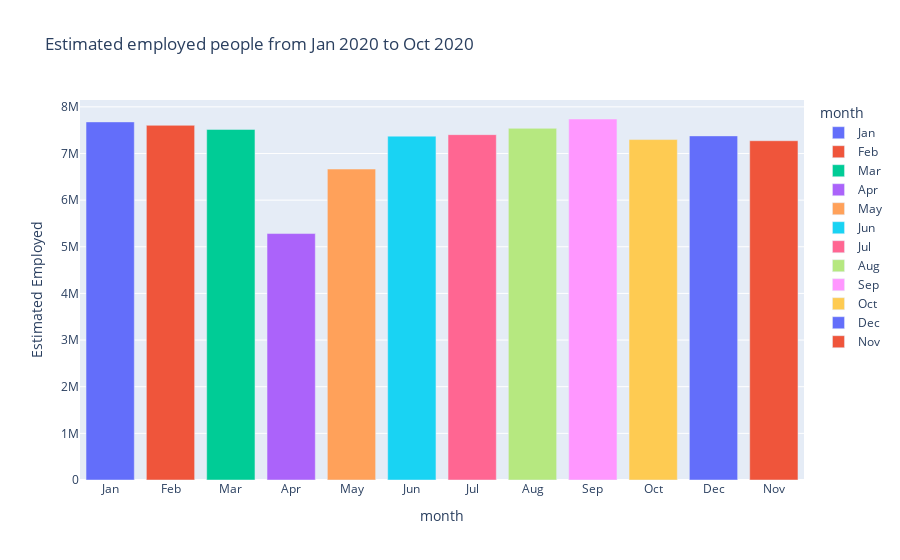

Here is the notebook cell this chart was saved with:
### Code cell
#Bar plot of estimated employed citizen in every month

import plotly.express as px
fig = px.bar(data,x='month',y=' Estimated Employed',color='month',
            category_orders ={'month':['Jan','Feb','Mar','Apr','May','Jun','Jul','Aug','Sep','Oct']},
            title='Estimated employed people from Jan 2020 to Oct 2020')
fig.show()

### Figure 1 — Plotly figure (JSON) as saved in the notebook; plotly's stock layout.template omitted (floating-point values rounded to 4 significant figures)
{"data": [{"alignmentgroup": "True", "hovertemplate": "month=%{x}<br> Estimated Employed=%{y}<extra></extra>", "legendgroup": "Jan", "marker": {"color": "#636efa", "pattern": {"shape": ""}}, "name": "Jan", "offsetgroup": "Jan", "orientation": "v", "showlegend": true, "textposition": "auto", "type": "bar", "x": ["Jan"], "xaxis": "x", "y": [7677000.0], "yaxis": "y"}, {"alignmentgroup": "True", "hovertemplate": "month=%{x}<br> Estimated Employed=%{y}<extra></extra>", "legendgroup": "Feb", "marker": {"color": "#EF553B", "pattern": {"shape": ""}}, "name": "Feb", "offsetgroup": "Feb", "orientation": "v", "showlegend": true, "textposition": "auto", "type": "bar", "x": ["Feb"], "xaxis": "x", "y": [7604000.0], "yaxis": "y"}, {"alignmentgroup": "True", "hovertemplate": "month=%{x}<br> Estimated Employed=%{y}<extra></extra>", "legendgroup": "Mar", "marker": {"color": "#00cc96", "pattern": {"shape": ""}}, "name": "Mar", "offsetgroup": "Mar", "orientation": "v", "showlegend": true, "textposition": "auto", "type": "bar", "x": ["Mar"], "xaxis": "x", "y": [7517000.0], "yaxis": "y"}, {"alignmentgroup": "True", "hovertemplate": "month=%{x}<br> Estimated Employed=%{y}<extra></extra>", "legendgroup": "Apr", "marker": {"color": "#ab63fa", "pattern": {"shape": ""}}, "name": "Apr", "offsetgroup": "Apr", "orientation": "v", "showlegend": true, "textposition": "auto", "type": "bar", "x": ["Apr"], "xaxis": "x", "y": [5283000.0], "yaxis": "y"}, {"alignmentgroup": "True", "hovertemplate": "month=%{x}<br> Estimated Employed=%{y}<extra></extra>", "legendgroup": "May", "marker": {"color": "#FFA15A", "pattern": {"shape": ""}}, "name": "May", "offsetgroup": "May", "orientation": "v", "showlegend": true, "textposition": "auto", "type": "bar", "x": ["May"], "xaxis": "x", "y": [6667000.0], "yaxis": "y"}, {"alignmentgroup": "True", "hovertemplate": "month=%{x}<br> Estimated Employed=%{y}<extra></extra>", "legendgroup": "Jun", "marker": {"color": "#19d3f3", "pattern": {"shape": ""}}, "name": "Jun", "offsetgroup": "Jun", "orientation": "v", "showlegend": true, "textposition": "auto", "type": "bar", "x": ["Jun"], "xaxis": "x", "y": [7372000.0], "yaxis": "y"}, {"alignmentgroup": "True", "hovertemplate": "month=%{x}<br> Estimated Employed=%{y}<extra></extra>", "legendgroup": "Jul", "marker": {"color": "#FF6692", "pattern": {"shape": ""}}, "name": "Jul", "offsetgroup": "Jul", "orientation": "v", "showlegend": true, "textposition": "auto", "type": "bar", "x": ["Jul"], "xaxis": "x", "y": [7404000.0], "yaxis": "y"}, {"alignmentgroup": "True", "hovertemplate": "month=%{x}<br> Estimated Employed=%{y}<extra></extra>", "legendgroup": "Aug", "marker": {"color": "#B6E880", "pattern": {"shape": ""}}, "name": "Aug", "offsetgroup": "Aug", "orientation": "v", "showlegend": true, "textposition": "auto", "type": "bar", "x": ["Aug"], "xaxis": "x", "y": [7540000.0], "yaxis": "y"}, {"alignmentgroup": "True", "hovertemplate": "month=%{x}<br> Estimated Employed=%{y}<extra></extra>", "legendgroup": "Sep", "marker": {"color": "#FF97FF", "pattern": {"shape": ""}}, "name": "Sep", "offsetgroup": "Sep", "orientation": "v", "showlegend": true, "textposition": "auto", "type": "bar", "x": ["Sep"], "xaxis": "x", "y": [7739000.0], "yaxis": "y"}, {"alignmentgroup": "True", "hovertemplate": "month=%{x}<br> Estimated Employed=%{y}<extra></extra>", "legendgroup": "Oct", "marker": {"color": "#FECB52", "pattern": {"shape": ""}}, "name": "Oct", "offsetgroup": "Oct", "orientation": "v", "showlegend": true, "textposition": "auto", "type": "bar", "x": ["Oct"], "xaxis": "x", "y": [7298000.0], "yaxis": "y"}, {"alignmentgroup": "True", "hovertemplate": "month=%{x}<br> Estimated Employed=%{y}<extra></extra>", "legendgroup": "Dec", "marker": {"color": "#636efa", "pattern": {"shape": ""}}, "name": "Dec", "offsetgroup": "Dec", "orientation": "v", "showlegend": true, "textposition": "auto", "type": "bar", "x": ["Dec"], "xaxis": "x", "y": [7377000.0], "yaxis": "y"}, {"alignmentgroup": "True", "hovertemplate": "month=%{x}<br> Estimated Employed=%{y}<extra></extra>", "legendgroup": "Nov", "marker": {"color": "#EF553B", "pattern": {"shape": ""}}, "name": "Nov", "offsetgroup": "Nov", "orientation": "v", "showlegend": true, "textposition": "auto", "type": "bar", "x": ["Nov"], "xaxis": "x", "y": [7274000.0], "yaxis": "y"}], "layout": {"barmode": "relative", "legend": {"title": {"text": "month"}, "tracegroupgap": 0}, "title": {"text": "Estimated employed people from Jan 2020 to Oct 2020"}, "xaxis": {"anchor": "y", "categoryarray": ["Jan", "Feb", "Mar", "Apr", "May", "Jun", "Jul", "Aug", "Sep", "Oct", "Dec", "Nov"], "categoryorder": "array", "domain": [0, 1], "title": {"text": "month"}}, "yaxis": {"anchor": "x", "domain": [0, 1], "title": {"text": " Estimated Employed"}}}}
